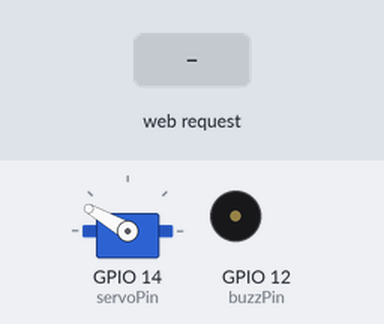
The sketch below on a simulated ESP8266 (NodeMCU). Shown: servo, buzzer (waves = sounding, pin HIGH). The inputs (shaded band) are chosen by the test bench. WiFi joins after 1.5 s; servers stay silent unless stated; web services answer with replies made up by the test bench; what the sketch prints to the serial monitor is not drawn.

Above: at 2.7 s.
2.8 s: HTTP request GET /66/activate received
At 3.7 s:
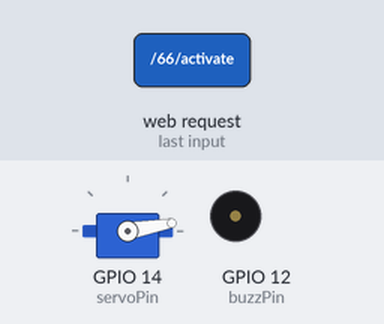
5.8 s: HTTP request GET /14/closed received
At 6.43 s:
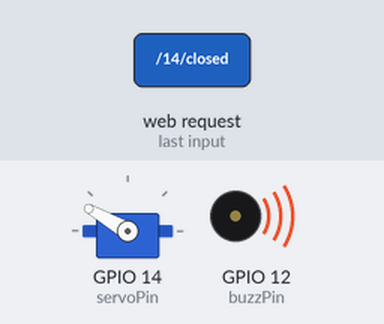
8.8 s: HTTP request GET /14/open received
At 9.46 s:
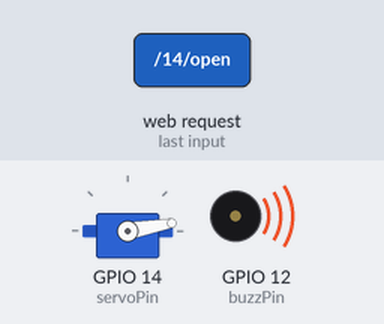
Timing chart, 0 to 17.8 s (numbered marks = the images above; inputs shaded):
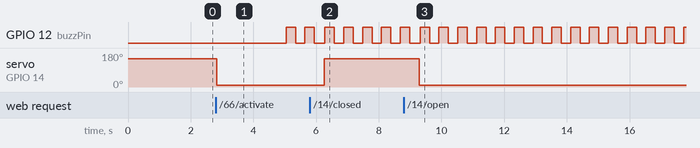

The sketch:

src_code.ino
```cpp
#include <ESP8266WiFi.h>
#include<ESP8266HTTPClient.h>
#include<Servo.h>

Servo myservo;

const int gasPin=A0;
int gasVal=0;
bool activate=false;
bool trigger=false;
String activeStr="deActive";


const int httpPort=80;
String url="/trigger/gas_leak/json/with/key/krk3j4BYSBZzxSs0tJHth7NwavugJLGLKZplx1OAi63";
HTTPClient http;


// Enter your wifi network name and Wifi Password
const char* ssid = "Test101";
const char* password = "psd90365";
const char* host = "maker.ifttt.com";

// Set web server port number to 80
WiFiServer server(80);

// Variable to store the HTTP request
String header;

// These variables store current output state of LED
String windowState = "closed";
//String outputGreenState = "off";
String buzzState = "off";

// Assign output variables to GPIO pins
const int servoPin = 14; //d5
const int buzzPin = 12; //d6
//const int greenLED = 4;
//const int yellowLED = 5;

// Current time
unsigned long currentTime = millis();
// Previous time
unsigned long previousTime = 0;
// Define timeout time in milliseconds (example: 2000ms = 2s)
const long timeoutTime = 2000;

void servoOf()
{
  myservo.write(150);
}

void servoOn()
{
  myservo.write(10);
}

void sendEmail()
{
  WiFiClient client;
Serial.println("you are in: ");
http.begin(client,host,httpPort,url);
int httpCode= http.GET();
Serial.println(httpCode);
delay(2000);

}


bool isSafe(int val)
{

  if(val>=300)
  {
    return false;
  }

  return true;

}


void setup() {
  Serial.begin(9600);
  // Initialize the output variables as outputs
  pinMode(gasPin,INPUT);
  pinMode(servoPin, OUTPUT);
  pinMode(buzzPin,OUTPUT);
  myservo.attach(servoPin);
 myservo.attach(servoPin,500,2400);
servoOf();


 //pinMode(greenLED, OUTPUT);
  //pinMode(yellowLED,OUTPUT);
  // Set outputs to LOW
//  digitalWrite(servoPin, LOW);
  //digitalWrite(greenLED, LOW);
  //digitalWrite(yellowLED, LOW);

  // Connect to Wi-Fi network with SSID and password
  Serial.print("Connecting to ");
  Serial.println(ssid);
  WiFi.begin(ssid, password);
  while (WiFi.status() != WL_CONNECTED) {
    delay(500);
    Serial.print(".");
  }
  // Print local IP address and start web server
  Serial.println("");
  Serial.println("WiFi connected.");
  Serial.println("IP address: ");
  Serial.println(WiFi.localIP());
  server.begin();

}

void loop() {
  // put your main code here, to run repeatedly:

  WiFiClient client = server.available(); // Listen for incoming clients

  if (client) { // If a new client connects,
    Serial.println("New Client."); // print a message out in the serial port
    String currentLine = ""; // make a String to hold incoming data from the client
    currentTime = millis();
    previousTime = currentTime;


    while (client.connected() && currentTime - previousTime <= timeoutTime) { // loop while the client's connected
      currentTime = millis();
      if (client.available()) { // if there's bytes to read from the client,
        char c = client.read(); // read a byte, then
        Serial.write(c); // print it out the serial monitor
        header += c;
        if (c == '\n') { // if the byte is a newline character
          // if the current line is blank, you got two newline characters in a row.
          // that's the end of the client HTTP request, so send a response:
          if (currentLine.length() == 0) {
            // HTTP headers always start with a response code (e.g. HTTP/1.1 200 OK)
            // and a content-type so the client knows what's coming, then a blank line:
            client.println("HTTP/1.1 200 OK");
            client.println("Content-type:text/html");
            client.println("Connection: close");
            client.println();

            // turns the GPIOs on and off
            if (header.indexOf("GET /14/open") >= 0) {
              Serial.println("Window is open");
              windowState = "open";
              //digitalWrite(servoPin, HIGH);
              servoOn();
            } else if (header.indexOf("GET /14/closed") >= 0) {
              Serial.println("window is closed");
              windowState = "closed";
              // digitalWrite(servoPin, LOW);
              servoOf();
            }
            else if (header.indexOf("GET /66/activate") >= 0) {
//              Serial.println("Green LED is on");
//              outputGreenState = "on";

                activeStr="active";

                activate=true;
                trigger=false;


//              digitalWrite(greenLED, HIGH);
            } else if (header.indexOf("GET /66/deActivate") >= 0) {
//              Serial.println("Green LED is off");
//              outputGreenState = "off";
//              digitalWrite(greenLED, LOW);


                activeStr="deActive";
                activate=false;


            }


//               else if (header.indexOf("GET /5/buzzOn") >= 0) {
//              //Serial.println("Yellow LED is on");
//              buzzState = "on";
////              digitalWrite(yellowLED, HIGH);
//            }

            else if (header.indexOf("GET /5/buzzOff") >= 0) {
              //Serial.println("Yellow LED is off");
              buzzState = "off";
              trigger=false;
              digitalWrite(buzzPin, LOW);

            }

            // Display the HTML web page
            client.println("<!DOCTYPE html><html>");
            client.println("<head><meta name=\"viewport\" content=\"width=device-width, initial-scale=1\">");
            client.println("<link rel=\"icon\" href=\"data:,\">");
            // CSS to style the on/off buttons
            client.println("<style>html { font-family: Helvetica; display: inline-block; margin: 0px auto; text-align: center;}");
            client.println(".buttonRed { background-color: #ff0000; border: none; color: white; padding: 16px 40px; border-radius: 60%;");
            client.println("text-decoration: none; font-size: 30px; margin: 2px; cursor: pointer;}");
            client.println(".buttonGreen { background-color: #00ff00; border: none; color: white; padding: 16px 40px; border-radius: 60%;");
            client.println("text-decoration: none; font-size: 30px; margin: 2px; cursor: pointer;}");
//            client.println(".buttonYellow { background-color: #feeb36; border: none; color: white; padding: 16px 40px; border-radius: 60%;");
//            client.println("text-decoration: none; font-size: 30px; margin: 2px; cursor: pointer;}");
            client.println(".buttonOff { background-color: #77878A; border: none; color: white; padding: 16px 40px; border-radius: 70%;");
            client.println("text-decoration: none; font-size: 30px; margin: 2px; cursor: pointer;}</style></head>");
//              client.println("</style></head>");

            // Web Page Heading
            client.println("<body><h1>My Window Controller</h1>");

            // Display current state, and ON/OFF buttons for GPIO 2 Red LED
            client.println("<p>Window is " + windowState + "</p>");
            // If the windowState is off, it displays the OFF button
            if (windowState == "closed") {
              client.println("<p><a href=\"/14/open\"><button class=\"button buttonOff\">CLICK TO OPEN</button></a></p>");
            } else {
              client.println("<p><a href=\"/14/closed\"><button class=\"button buttonRed\">CLICK TO CLOSE</button></a></p>");
            }

//            client.println("</body></html>");

            // Display current state, and ON/OFF buttons for GPIO 4 Green LED
            client.println("<p>Gas Sensor is  " + activeStr + "</p>");
            // If the outputGreenState is off, it displays the OFF button
            if (activeStr == "deActive") {
              client.println("<p><a href=\"/66/activate\"><button class=\"button buttonOff\">CLICK TO ACTIVATE</button></a></p>");
            } else {
              client.println("<p><a href=\"/66/deActivate\"><button class=\"button buttonGreen\">CLICK TO DEACTIVATE</button></a></p>");
            }


           //   client.println("</body></html>");


            // Display current state, and ON/OFF buttons for GPIO 5 Yellow LED

            if(trigger)

            {
            client.println("<p>Buzzer is on </p>");
            // If the buzzState is off, it displays the OFF button
//            if (buzzState == "on") {
              client.println("<p><a href=\"/5/buzzOff\"><button class=\"button buttonOff\">Click to turn off buzzer</button></a></p>");
//            }


//            else {
//              client.println("<p><a href=\"/5/off\"><button class=\"button buttonYellow\">ON</button></a></p>");
//            }

            }
            client.println("</body></html>");

            // The HTTP response ends with another blank line
            client.println();
            // Break out of the while loop
            break;
          } else { // if you got a newline, then clear currentLine
            currentLine = "";
          }
        } else if (c != '\r') { // if you got anything else but a carriage return character,
          currentLine += c; // add it to the end of the currentLine
        }
      }
    }
    // Clear the header variable
    header = "";
    // Close the connection
    client.stop();
    Serial.println("Client disconnected.");
    Serial.println("");
  }

if(activate)
{
  gasVal=analogRead(gasPin);
  Serial.println(gasVal);
  if(!isSafe(gasVal))
  {
    servoOn();
    sendEmail();
    windowState="open";
    activate=false;
    activeStr="deActive";
    trigger=true;
  }


}

if(trigger)
{
  digitalWrite(buzzPin,HIGH);
  delay(300);
  digitalWrite(buzzPin,LOW);
  delay(300);
}


}
```

Measured:
- after the input at 2.8 s, GPIO 12 (buzzPin): LOW → HIGH after 2.2 s, → LOW 0.30 s later, → HIGH 0.30 s later; servo on GPIO 14 (servoPin): 150° → 10° at once
- after the input at 5.8 s, servo on GPIO 14 (servoPin): 10° → 150° after 0.46 s
- after the input at 8.8 s, servo on GPIO 14 (servoPin): 150° → 10° after 0.49 s
